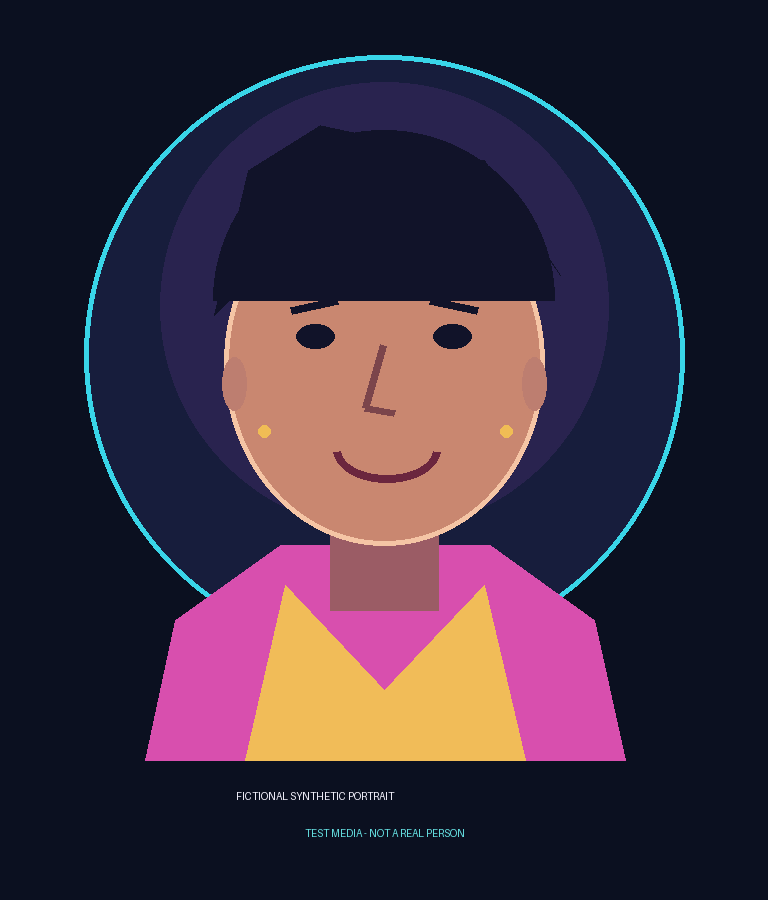
#> input picture data/deepfake_test_sample.png, 768 x 900 px
$ python -i media_forensics_service.py   (imports and definitions only)
#> lines starting #> are read from the running program, lines starting #| are printed output that depends on the picture
#> further down, picture is the input picture: PIL image 768x900 RGB; mean R, G, B 59.5, 45.6, 62.3
"""Bounded visual media pre-screening and video audio extraction helpers."""

from __future__ import annotations

import io
import json
import shutil
import subprocess
import tempfile
from pathlib import Path
from typing import Any, Dict, Iterable, List, Tuple

import cv2
import numpy as np
from PIL import ExifTags, Image, UnidentifiedImageError

from ..models import EvidenceItem, ThreatEvent

MAX_IMAGE_BYTES = 25 * 1024 * 1024
MAX_VIDEO_BYTES = 150 * 1024 * 1024
MAX_IMAGE_PIXELS = 50_000_000
MAX_VIDEO_SECONDS = 180
MAX_VIDEO_SAMPLED_FRAMES = 16
MAX_EXTRACTED_AUDIO_BYTES = 15 * 1024 * 1024
AI_PROVENANCE_MARKERS = (
    "stable diffusion",
    "midjourney",
    "dall-e",
    "dall·e",
    "adobe firefly",
    "runway",
    "openai sora",
    "google veo",
    "comfyui",
    "generative fill",
    "ai-generated",
    "ai generated",
)
VIDEO_EXTENSIONS = {".mp4", ".mov", ".mkv", ".avi", ".webm", ".m4v"}


def _find_ai_provenance(values: Iterable[Any]) -> str:
    metadata = " ".join(str(value).lower() for value in values)
    return next((marker for marker in AI_PROVENANCE_MARKERS if marker in metadata), "")


# [12 lines left out: function _image_metadata_values, not called in this run]


def _jpeg_recompression_profile(image: Image.Image) -> Dict[str, float]:
    original = np.asarray(image.convert("RGB"), dtype=np.int16)
    buffer = io.BytesIO()
    image.convert("RGB").save(buffer, format="JPEG", quality=90)
    buffer.seek(0)
    recompressed = np.asarray(Image.open(buffer).convert("RGB"), dtype=np.int16)
    error = np.abs(original - recompressed).mean(axis=2)
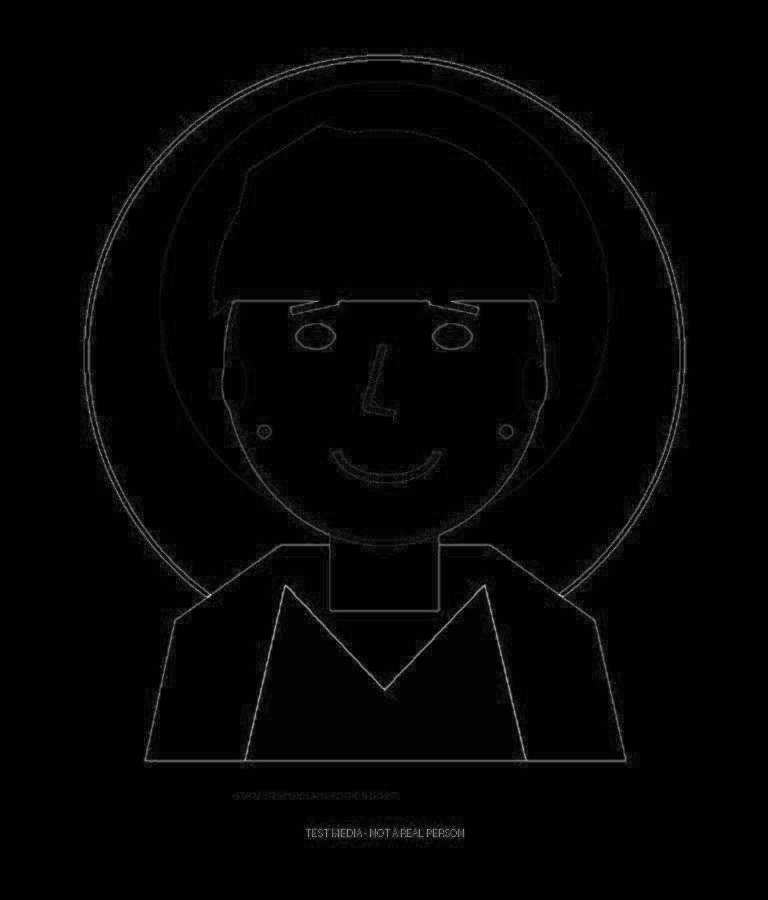
#> error: shape (900, 768) float64; min 0, max 59.33, mean 1.1; drawn with min black and max white
    tile_errors = [
        float(error[y:y + 32, x:x + 32].mean())
        for y in range(0, error.shape[0], 32)
        for x in range(0, error.shape[1], 32)
    ]
#> tile_errors = 696 values, max 5.73 at index 438, min 0 at index 443, mean 1.04
    mean_error = float(error.mean())
#> mean_error = 1.07
    variation = float(np.std(tile_errors) / max(float(np.mean(tile_errors)), 0.001))
#> variation = 1.17
    return {"mean_recompression_error": round(mean_error, 3), "regional_variation": round(variation, 3)}


# [22 lines that did not run here, left out]


def analyze_image_bytes(image_bytes: bytes, filename: str = "uploaded-image") -> Dict[str, Any]:
    """Inspect image provenance metadata and JPEG recompression characteristics."""
    if not image_bytes or len(image_bytes) > MAX_IMAGE_BYTES:
        raise ValueError("Upload a non-empty image no larger than 25 MB.")

    try:
        with Image.open(io.BytesIO(image_bytes)) as image:
            width, height = image.size
            if width * height > MAX_IMAGE_PIXELS:
                raise ValueError("Image dimensions exceed the 50-megapixel inspection limit.")
            image.load()
            media_format = (image.format or Path(filename).suffix.lstrip(".")).upper()
            metadata_values = _image_metadata_values(image)
            evidence = [
                EvidenceItem(
                    name="IMAGE_FILE_PROFILE",
                    value={"format": media_format, "width": width, "height": height},
                )
            ]
            if media_format in {"JPEG", "JPG"}:
                evidence.append(EvidenceItem(
                    name="JPEG_RECOMPRESSION_PROFILE",
                    value=_jpeg_recompression_profile(image),
                ))
    except (UnidentifiedImageError, OSError, ValueError) as exc:
        if isinstance(exc, ValueError) and "50-megapixel" in str(exc):
            raise
        raise ValueError("The uploaded file is not a supported, readable image.") from exc

    ai_marker = _find_ai_provenance(metadata_values)
    if ai_marker:
        evidence.append(EvidenceItem(name="AI_GENERATION_METADATA", value=ai_marker))

    return _build_visual_event(
        "image",
        evidence,
        ai_marker,
        f"Inspected {media_format} image metadata and available recompression signals. "
        "Metadata may be absent or edited, so this assessment cannot establish authenticity.",
    )


def _video_metadata_values(video_path: Path) -> List[str]:
    ffprobe = shutil.which("ffprobe")
    if not ffprobe:
        return []
    try:
        result = subprocess.run(
            [
                ffprobe, "-v", "error", "-show_entries", "format_tags:stream_tags",
                "-of", "json", str(video_path),
            ],
            capture_output=True,
            text=True,
            timeout=8,
            check=False,
        )
        if result.returncode != 0:
            return []
        metadata = json.loads(result.stdout or "{}")
        values = [str(value) for value in metadata.get("format", {}).get("tags", {}).values()]
        for stream in metadata.get("streams", []):
            values.extend(str(value) for value in stream.get("tags", {}).values())
        return values
    except (OSError, subprocess.SubprocessError, ValueError, TypeError):
        return []


def analyze_video_bytes(video_bytes: bytes, filename: str = "uploaded-video") -> Dict[str, Any]:
    """Sample video frames and inspect available container provenance metadata."""
    if not video_bytes or len(video_bytes) > MAX_VIDEO_BYTES:
        raise ValueError("Upload a non-empty video no larger than 150 MB.")

    extension = Path(filename).suffix.lower()
    if extension not in VIDEO_EXTENSIONS:
        extension = ".mp4"

    with tempfile.TemporaryDirectory(prefix="cyberguard-video-") as temp_dir:
        video_path = Path(temp_dir) / f"upload{extension}"
        video_path.write_bytes(video_bytes)
        metadata_values = _video_metadata_values(video_path)
        capture = cv2.VideoCapture(str(video_path))
        if not capture.isOpened():
            capture.release()
            raise ValueError("The uploaded video could not be decoded.")

        fps = float(capture.get(cv2.CAP_PROP_FPS) or 0)
        frame_count = int(capture.get(cv2.CAP_PROP_FRAME_COUNT) or 0)
        width = int(capture.get(cv2.CAP_PROP_FRAME_WIDTH) or 0)
        height = int(capture.get(cv2.CAP_PROP_FRAME_HEIGHT) or 0)
        duration = frame_count / fps if fps > 0 and frame_count > 0 else 0.0
        if duration > MAX_VIDEO_SECONDS:
            capture.release()
            raise ValueError("Video inspection is limited to clips of 180 seconds or less.")

        sample_count = min(MAX_VIDEO_SAMPLED_FRAMES, max(frame_count, 1))
        frame_positions = np.linspace(0, max(frame_count - 1, 0), sample_count, dtype=int)
        sampled_frames = []
        for frame_position in frame_positions:
            capture.set(cv2.CAP_PROP_POS_FRAMES, int(frame_position))
            success, frame = capture.read()
            if success and frame is not None:
                gray = cv2.cvtColor(cv2.resize(frame, (160, 90)), cv2.COLOR_BGR2GRAY)
                sampled_frames.append(gray)
        capture.release()

    if not sampled_frames:
        raise ValueError("The uploaded video contains no readable frames.")

    frame_differences = [
        float(cv2.absdiff(previous, current).mean())
        for previous, current in zip(sampled_frames, sampled_frames[1:])
    ]
    scene_change_candidates = sum(value >= 40 for value in frame_differences)
    evidence = [EvidenceItem(
        name="VIDEO_FRAME_PROFILE",
        value={
            "width": width,
            "height": height,
            "fps": round(fps, 2),
            "duration_seconds": round(duration, 2),
            "sampled_frames": len(sampled_frames),
            "scene_change_candidates": scene_change_candidates,
        },
    )]
    ai_marker = _find_ai_provenance(metadata_values)
    if ai_marker:
        evidence.append(EvidenceItem(name="AI_GENERATION_METADATA", value=ai_marker))

    return _build_visual_event(
        "video",
        evidence,
        ai_marker,
        f"Sampled {len(sampled_frames)} frames and inspected available container metadata. "
        "Scene changes may be normal edits; this screen does not classify face-level deepfakes.",
    )


def extract_video_audio(video_bytes: bytes, filename: str = "uploaded-video") -> bytes:
    """Extract a bounded mono WAV track from a video when FFmpeg is available."""
    if not video_bytes or len(video_bytes) > MAX_VIDEO_BYTES:
        raise ValueError("Upload a non-empty video no larger than 150 MB.")
    ffmpeg = shutil.which("ffmpeg")
    if not ffmpeg:
        raise RuntimeError("FFmpeg is unavailable; the video can be assessed visually only.")

    extension = Path(filename).suffix.lower()
    if extension not in VIDEO_EXTENSIONS:
        extension = ".mp4"
    with tempfile.TemporaryDirectory(prefix="cyberguard-audio-") as temp_dir:
        video_path = Path(temp_dir) / f"upload{extension}"
        video_path.write_bytes(video_bytes)
        try:
            result = subprocess.run(
                [
                    ffmpeg, "-nostdin", "-hide_banner", "-loglevel", "error", "-i", str(video_path),
                    "-map", "0:a:0", "-vn", "-ac", "1", "-ar", "16000", "-t",
                    str(MAX_VIDEO_SECONDS), "-c:a", "pcm_s16le", "-f", "wav", "pipe:1",
                ],
                capture_output=True,
                timeout=60,
                check=False,
            )
        except (OSError, subprocess.SubprocessError) as exc:
            raise RuntimeError("Could not extract the video's audio track.") from exc

    if result.returncode != 0 or not result.stdout:
        raise ValueError("No decodable audio track was found in the video.")
    if len(result.stdout) > MAX_EXTRACTED_AUDIO_BYTES:
        raise ValueError("Extracted audio exceeds the 15 MB voice-analysis limit.")
    return result.stdout

>>> from PIL import Image
>>> picture = Image.open('../../../data/deepfake_test_sample.png')
>>> result = _jpeg_recompression_profile(picture)
#> result = {'mean_recompression_error': 1.07, 'regional_variation': 1.17}
